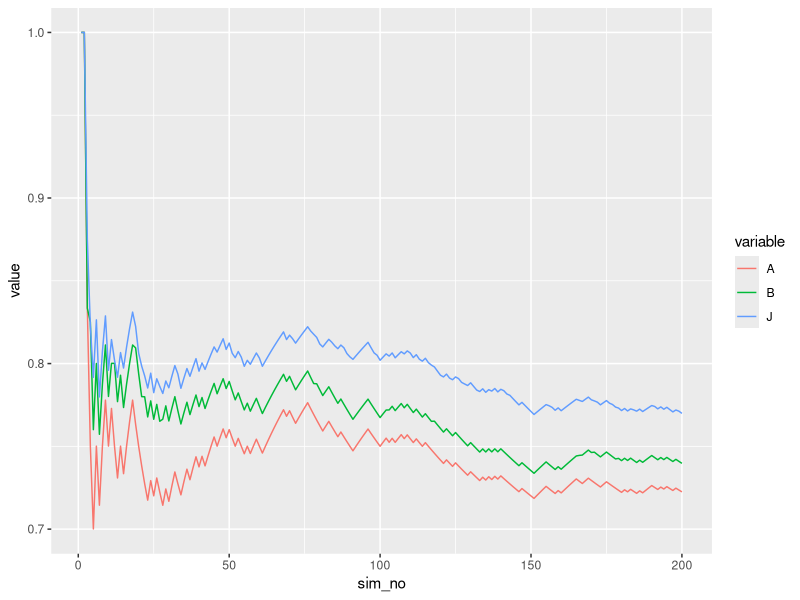

Here is the R script that generated this plot:
library("dplyr")
library("ggplot2")
library("reshape2")

n_sim <- 200 # число экспериментов по подбрасывани монетки
n_throw <- 10^6 # сколько раз подбрасываем монетку в каждом опыте

profits <- matrix(0, nrow=n_sim, ncol=3) # резервируем место для выигрышей команд A, B, J

str_A <- function(cum_seq) { 
  # функция возвращающая по последовательности накопленных орлов 
  # момент остановки команды A
  
  proportions <- cum_seq/(1:n_throw)
  to_stop <- proportions>0.9 # находим те моменты, когда доля орлов больше константы
  to_stop[n_throw] <- TRUE # на всякий случай тормозим в последний момент
  first_stop <- which.max(to_stop) # находим первый момент, когда доля орлов была больше константы
  return(first_stop)
}

str_B <- function(cum_seq) {
  # функция возвращающая по последовательности накопленных орлов 
  # момент остановки команды B

  proportions <- cum_seq/(1:n_throw)
  to_stop <- proportions>0.75 # находим те моменты, когда доля орлов больше константы
  to_stop[n_throw] <- TRUE # на всякий случай тормозим в последний момент
  first_stop <- which.max(to_stop) # находим первый момент, когда доля орлов была больше константы
  return(first_stop)
}


str_J <- function(cum_seq) {
  # функция возвращающая по последовательности накопленных орлов 
  # момент остановки команды J
  
  
  proportions <- cum_seq/(1:n_throw)
  to_stop <- proportions>0.62 # находим те моменты, когда доля орлов больше константы
  to_stop[n_throw] <- TRUE # на всякий случай тормозим в последний момент
  first_stop <- which.max(to_stop) # находим первый момент, когда доля орлов была больше константы
  return(first_stop)
}



for (i in 1:n_sim) {
  message("Simulation ",i," out of ",n_sim)
  # генерируем последовательность орлов
  coins <- sample(x=c(0,1), replace = TRUE, size = n_throw)

  cum_coins <- cumsum(coins) # считаем накопленное количество орлов
  

  # считаем моменты времени, когда останавливаются стратегии игроков
  t_stop_A <- str_A(cum_coins)
  t_stop_B <- str_B(cum_coins)
  t_stop_J <- str_J(cum_coins)
  
  # считаем доход каждой стратегии
  profit_A <- cum_coins[t_stop_A]/t_stop_A
  profit_B <- cum_coins[t_stop_B]/t_stop_B
  profit_J <- cum_coins[t_stop_J]/t_stop_J
  
  # сохраняем все доходы
  profits[i,] <- c(profit_A,profit_B,profit_J)
}

head(profits)

# считаем накопленное среднее по экспериментам
cummean_pro <- apply(profits, 2, cummean)
cmean_df <- as.data.frame(cummean_pro)

colnames(cmean_df) <- c("A","B","J")
cmean_df$sim_no <- 1:n_sim

cmean_melt <- melt(cmean_df, id.vars="sim_no")

head(cmean_melt)

# строим график
qplot(data=cmean_melt, x=sim_no, y=value, col=variable, geom="line")

tail(cmean_df,1)
